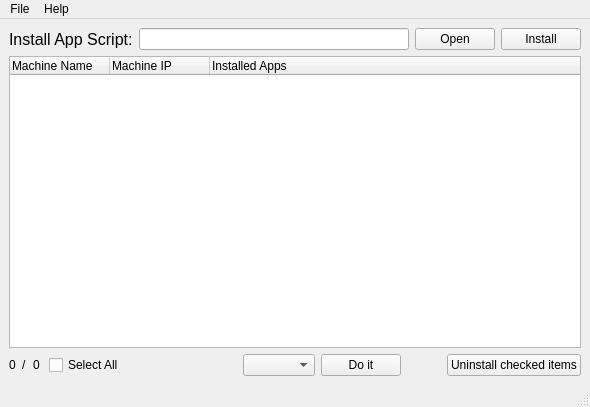
<?xml version="1.0" encoding="UTF-8"?>
<ui version="4.0">
 <class>MainWindow</class>
 <widget class="QMainWindow" name="MainWindow">
  <property name="geometry">
   <rect>
    <x>0</x>
    <y>0</y>
    <width>590</width>
    <height>407</height>
   </rect>
  </property>
  <property name="windowTitle">
   <string>FFM Render Farm Monitor</string>
  </property>
  <widget class="QWidget" name="centralwidget">
   <layout class="QGridLayout" name="gridLayout_2">
    <item row="0" column="0">
     <layout class="QGridLayout" name="gridLayout">
      <item row="0" column="2">
       <widget class="QPushButton" name="openBtn">
        <property name="text">
         <string>Open</string>
        </property>
       </widget>
      </item>
      <item row="0" column="0">
       <widget class="QLabel" name="label">
        <property name="font">
         <font>
          <family>Arial</family>
          <pointsize>12</pointsize>
         </font>
        </property>
        <property name="text">
         <string>Install App Script:</string>
        </property>
       </widget>
      </item>
      <item row="0" column="1">
       <widget class="QLineEdit" name="pathLine">
        <property name="readOnly">
         <bool>true</bool>
        </property>
       </widget>
      </item>
      <item row="0" column="3">
       <widget class="QPushButton" name="installBtn">
        <property name="text">
         <string>Install</string>
        </property>
       </widget>
      </item>
     </layout>
    </item>
    <item row="1" column="0">
     <layout class="QGridLayout" name="treeLayout">
      <item row="0" column="0">
       <widget class="QTreeWidget" name="treeWidget">
        <property name="editTriggers">
         <set>QAbstractItemView::NoEditTriggers</set>
        </property>
        <property name="selectionBehavior">
         <enum>QAbstractItemView::SelectRows</enum>
        </property>
        <property name="textElideMode">
         <enum>Qt::ElideMiddle</enum>
        </property>
        <property name="indentation">
         <number>0</number>
        </property>
        <column>
         <property name="text">
          <string>Machine Name</string>
         </property>
        </column>
        <column>
         <property name="text">
          <string>Machine IP</string>
         </property>
        </column>
        <column>
         <property name="text">
          <string>Installed Apps</string>
         </property>
        </column>
       </widget>
      </item>
     </layout>
    </item>
    <item row="2" column="0">
     <layout class="QGridLayout" name="gridLayout_3">
      <item row="0" column="0">
       <widget class="QLabel" name="selectedLabel">
        <property name="text">
         <string>0</string>
        </property>
       </widget>
      </item>
      <item row="0" column="2">
       <widget class="QLabel" name="totalLabel">
        <property name="text">
         <string>0 </string>
        </property>
       </widget>
      </item>
      <item row="0" column="1">
       <widget class="QLabel" name="label_3">
        <property name="text">
         <string>/</string>
        </property>
       </widget>
      </item>
      <item row="0" column="4">
       <spacer name="horizontalSpacer">
        <property name="orientation">
         <enum>Qt::Horizontal</enum>
        </property>
        <property name="sizeHint" stdset="0">
         <size>
          <width>40</width>
          <height>20</height>
         </size>
        </property>
       </spacer>
      </item>
      <item row="0" column="8">
       <widget class="QPushButton" name="unInstallBtn">
        <property name="text">
         <string>Uninstall checked items</string>
        </property>
       </widget>
      </item>
      <item row="0" column="3">
       <widget class="QCheckBox" name="checkBox">
        <property name="text">
         <string>Select All</string>
        </property>
       </widget>
      </item>
      <item row="0" column="6">
       <widget class="QPushButton" name="doBtn">
        <property name="text">
         <string>Do it</string>
        </property>
       </widget>
      </item>
      <item row="0" column="5">
       <widget class="QComboBox" name="comboBox">
        <property name="sizePolicy">
         <sizepolicy hsizetype="Minimum" vsizetype="Fixed">
          <horstretch>0</horstretch>
          <verstretch>0</verstretch>
         </sizepolicy>
        </property>
        <property name="insertPolicy">
         <enum>QComboBox::NoInsert</enum>
        </property>
        <property name="modelColumn">
         <number>0</number>
        </property>
       </widget>
      </item>
      <item row="0" column="7">
       <spacer name="horizontalSpacer_2">
        <property name="orientation">
         <enum>Qt::Horizontal</enum>
        </property>
        <property name="sizeType">
         <enum>QSizePolicy::Fixed</enum>
        </property>
        <property name="sizeHint" stdset="0">
         <size>
          <width>40</width>
          <height>20</height>
         </size>
        </property>
       </spacer>
      </item>
     </layout>
    </item>
   </layout>
  </widget>
  <widget class="QMenuBar" name="menubar">
   <property name="geometry">
    <rect>
     <x>0</x>
     <y>0</y>
     <width>590</width>
     <height>23</height>
    </rect>
   </property>
   <widget class="QMenu" name="menuFile">
    <property name="title">
     <string>File</string>
    </property>
    <addaction name="actionEdit_Configure_Option"/>
    <addaction name="actionEdit_Server_Option"/>
   </widget>
   <widget class="QMenu" name="menuHelp">
    <property name="title">
     <string>Help</string>
    </property>
    <addaction name="actionInstall_package"/>
    <addaction name="actionFFM_RFM"/>
    <addaction name="separator"/>
    <addaction name="actionAbout"/>
   </widget>
   <addaction name="menuFile"/>
   <addaction name="menuHelp"/>
  </widget>
  <widget class="QStatusBar" name="statusbar"/>
  <action name="actionEdit_Configure_Option">
   <property name="text">
    <string>Edit Configure Option</string>
   </property>
  </action>
  <action name="actionEdit_Apps_Path">
   <property name="text">
    <string>Edit Apps Path</string>
   </property>
  </action>
  <action name="actionInstall_package">
   <property name="text">
    <string>Installation Package Instructions</string>
   </property>
  </action>
  <action name="actionFFM_RFM">
   <property name="text">
    <string>FFM RFM Document</string>
   </property>
  </action>
  <action name="actionAbout">
   <property name="text">
    <string>About FFM RFM</string>
   </property>
  </action>
  <action name="actionEdit_Server_Option">
   <property name="text">
    <string>Edit Server Option</string>
   </property>
  </action>
 </widget>
 <resources/>
 <connections/>
</ui>
